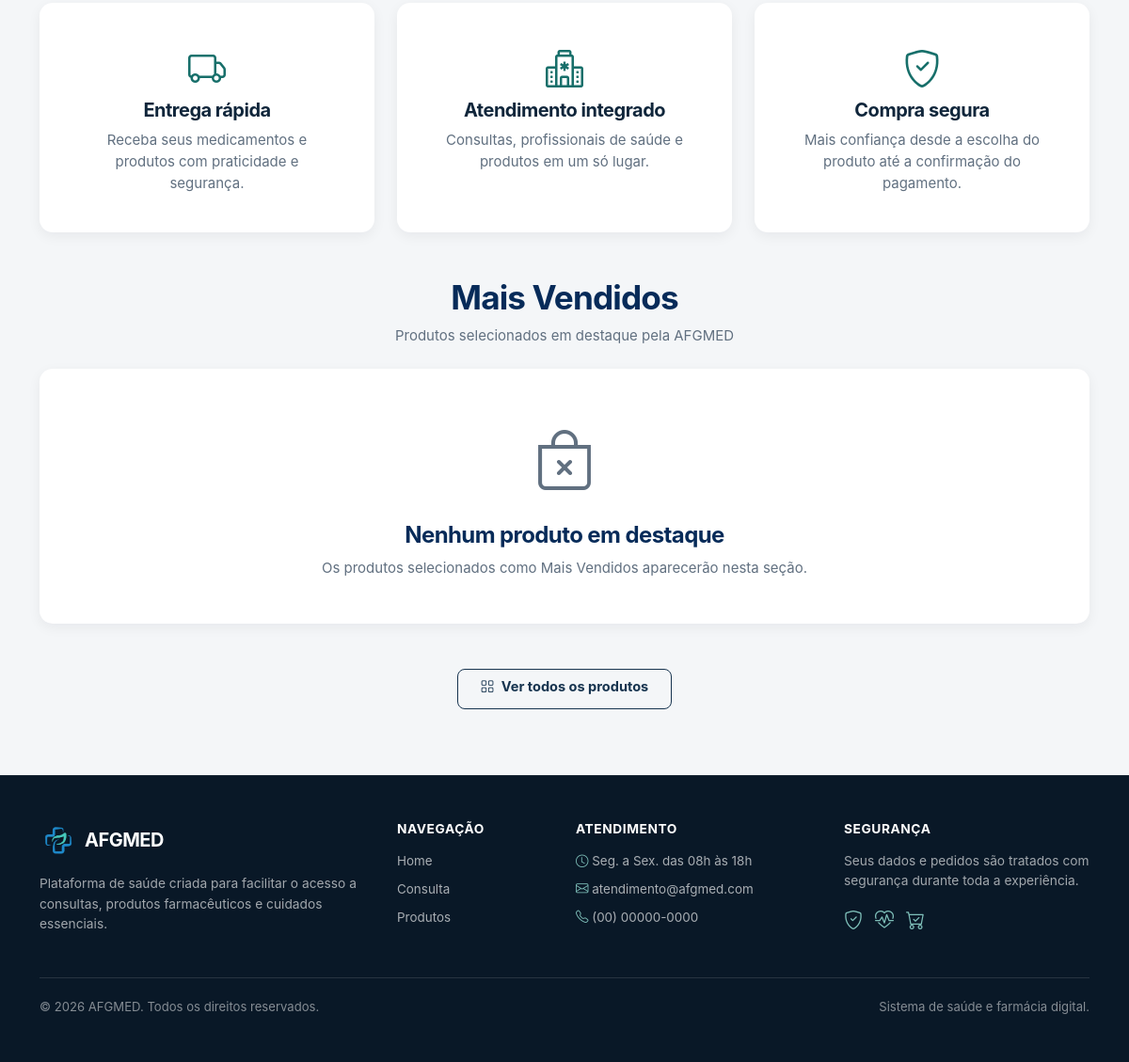
The app's page / (lower part), older data.
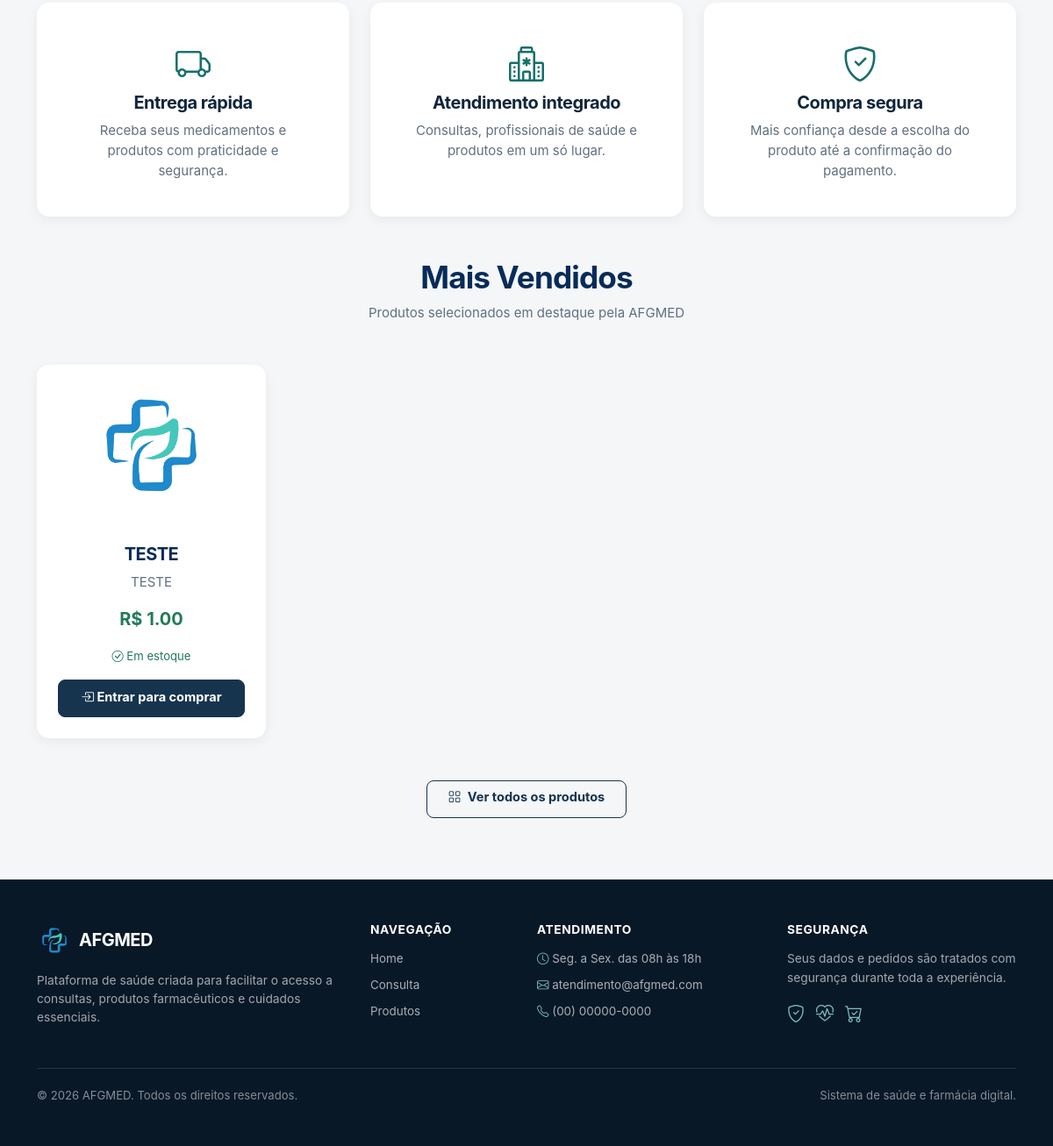
The same page, newer data.
### projetoafgmed/models.py (models this page shows)
class Produto(database.Model):
    id = database.Column(database.Integer, primary_key=True)
    nome = database.Column(database.String, nullable=False)
    descricao = database.Column(database.String)
    preco = database.Column(database.Float, nullable=False)
    estoque = database.Column(database.Integer, default=0)
    foto = database.Column(database.String, default="default.jpg")
    ativo = database.Column(database.Boolean, default=True, nullable=False)
    destaque_home = database.Column(database.Boolean, default=False, nullable=False)
    data_criacao = database.Column(database.DateTime, nullable=False, default=datetime.utcnow)

### projetoafgmed/rotas/home.py (the view)
@app.route("/")
def homepage():
    produtos_destaque = Produto.query.filter_by(
        ativo=True,
        destaque_home=True
    ).limit(4).all()
    return render_template("homepage.html", produtos=produtos_destaque)

### projetoafgmed/rotas/contexto.py (called while the page is built, shortened)
@app.context_processor
def carrinho_global():
    return {
        "carrinho": None,
        "itens_carrinho": [],
        "total_carrinho": 0,
        "quantidade_carrinho": 0
    }

### projetoafgmed/templates/homepage.html (shortened to what the changed rows need)
{% extends "base.html" %}
{% block content %}
<section>
    <h2 class="text-center mb-2 fw-bold"
        style="color:#072B59;">
        Mais Vendidos
    </h2>
    {% if produtos %}
        <div class="row row-cols-1 row-cols-sm-2 row-cols-lg-4 g-4 mt-3">
            {% for produto in produtos %}
                <div class="col">
                    <div class="card h-100 text-center shadow-sm border-0 rounded-4">
                        <img src="{{ url_for(
                            'static',
                            filename='fotos_produtos/' + (
                                produto.foto or 'default.jpg'
                            )
                        ) }}"
                             class="card-img-top p-3"
                             style="height:180px; object-fit:contain;"
                             alt="{{ produto.nome }}">
                        <div class="card-body d-flex flex-column">
                            <h5 class="card-title fw-bold"
                                style="color:#072B59;">
                                {{ produto.nome }}
                            </h5>
                            <p class="card-text text-truncate text-muted"
                               title="{{ produto.descricao or '' }}">
                                {{ produto.descricao or
                                   "Produto AFGMED para cuidado e bem-estar." }}
                            </p>
                            <p class="fw-bold text-success fs-5">
                                R$ {{ '%.2f' % produto.preco }}
                            </p>
                            {% if produto.estoque > 0 %}
                                <small class="text-success mb-3">
                                    <i class="bi bi-check-circle"></i>
                                    Em estoque
                                </small>
                                {% if current_user.is_authenticated and
                                      current_user.is_medico and
                                      not current_user.is_admin %}
                                    <button type="button"
                                            class="btn btn-secondary w-100 mt-auto"
                                            disabled>
                                        <i class="bi bi-lock"></i>
                                        Compra indisponível para médico
                                    </button>
                                {% elif not current_user.is_authenticated %}
                                    <a href="{{ url_for('login') }}"
                                       class="btn btn-primary w-100 mt-auto">
                                        <i class="bi bi-box-arrow-in-right"></i>
                                        Entrar para comprar
                                    </a>
                                {% endif %}
                            {% endif %}
                        </div>
                    </div>
                </div>
            {% endfor %}
        </div>
    {% else %}
        <div class="card border-0 shadow-sm rounded-4">
            <div class="card-body text-center p-5">
                <i class="bi bi-bag-x text-muted"
                   style="font-size:4rem;"></i>
                <h4 class="fw-bold mt-3"
                    style="color:#072B59;">
                    Nenhum produto em destaque
                </h4>
                <p class="text-muted mb-0">
                    Os produtos selecionados como Mais Vendidos
                    aparecerão nesta seção.
                </p>
            </div>
        </div>
    {% endif %}
</section>
{% endblock %}

Row changes from the older to the newer data that the page shows:
now on this page (row edited): Produto: foto (picture), nome "TESTE", descricao "TESTE", preco "1.00"
Text that changed along with them:
text no longer shown: "Nenhum produto em destaque Os produtos selecionados como Mais Vendidos aparecerão nesta seção."
